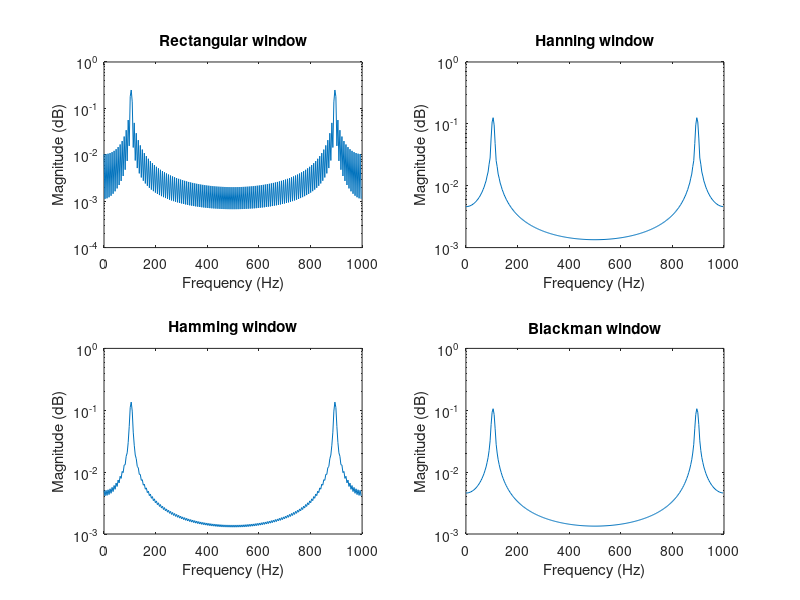

Reproduce this figure in MATLAB.
clc;
close all;
clear;

%% Generate a pure tone signal
fs = 1000; % sampling frequency
f = 105; % signal frequency
N = 128; % signal length
n = 0:N-1; % time index
x = sin(2*pi*f*n/fs); % signal
%%  Plot the original signal
figure
plot(n,x)
xlabel('Time index')
ylabel('Amplitude')
title('Original signal')


%% Choose a DFT length(higher than the signal lenght to increase frequency
% resolution)
M = 256; % DFT length
if M > N
    x = [x zeros(1,M-N)]; % pad signal with zeros
end

 

%% Apply different window functions and normalized the output
w1 = window('rectwin',M); % rectangular window
w2 = window('hann',M); % Hanning window
w3 = window('hamming',M); % Hamming window
w4 = window('blackman',M); % Blackman window

x1 = x.*w1'; % windowed signal 1
x2 = x.*w2'; % windowed signal 2
x3 = x.*w3'; % windowed signal 3
x4 = x.*w4'; % windowed signal 4

% Compute the DFT of the windowed signals
X1 = fft(x1)/M; % DFT of signal 1
X2 = fft(x2)/M; % DFT of signal 2
X3 = fft(x3)/M; % DFT of signal 3
X4 = fft(x4)/M; % DFT of signal 4

 

%% Plot the magnitude spectra in logarithmic scale
f = (0:M-1)*fs/M; % frequency vector
subplot(2,2,1)
semilogy(f,abs(X1))
xlabel('Frequency (Hz)')
ylabel('Magnitude (dB)')
title('Rectangular window')
subplot(2,2,2)
semilogy(f,abs(X2))
xlabel('Frequency (Hz)')
ylabel('Magnitude (dB)')
title('Hanning window')
subplot(2,2,3)
semilogy(f,abs(X3))
xlabel('Frequency (Hz)')
ylabel('Magnitude (dB)')
title('Hamming window')
subplot(2,2,4)
semilogy(f,abs(X4))
xlabel('Frequency (Hz)')
ylabel('Magnitude (dB)')
title('Blackman window')

%% output analyzing
%The rectangular window has the best amplitude resolution, but the worst
% spectral leakage.
%The Hanning window has a good balance between amplitude resolution and 
% spectral leakage, but a lower frequency resolution.
%The Hamming window has a similar performance as the Hanning window,
% but a slightly higher spectral leakage and dynamic range.
%The Blackman window has the best spectral leakage, but the worst amplitude
% and frequency resolution. It also has the highest dynamic range.
